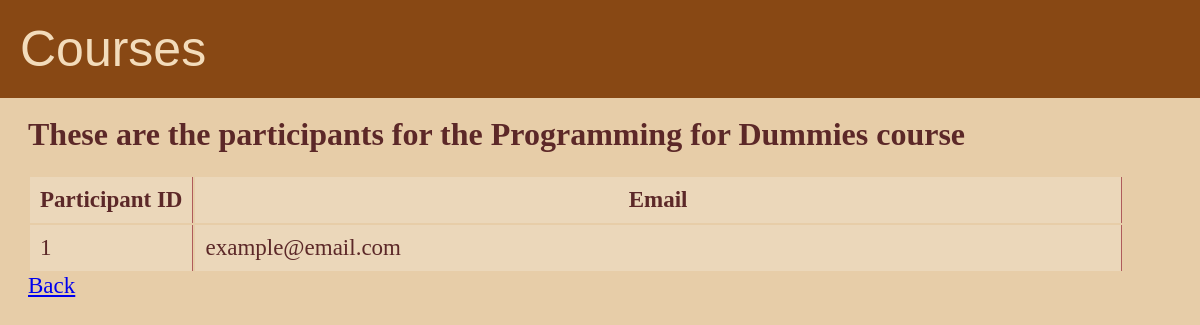
The page /status/1 on the database its author committed.
### tables this page shows
CREATE TABLE "Course" (
	"ID"	INTEGER NOT NULL PRIMARY KEY AUTOINCREMENT,
	"Name"	TEXT NOT NULL,
	"MaxPax"	INTEGER NOT NULL,
	"CurrPax"	INTEGER NOT NULL
);

CREATE TABLE "Client" (
	"ID"	INTEGER NOT NULL PRIMARY KEY AUTOINCREMENT,
	"Email"	TEXT NOT NULL
);

### web_handler.py (the view)
@app.route("/status/<int:cid>")
def status(cid):
    db = sqlite3.connect("course.db")
    com = "SELECT Client.ID, Client.Email FROM Client, ClientCourse \
        WHERE ClientCourse.ClientID = Client.ID AND ClientCourse.CourseID = {}".format(cid)
    data = db.execute(com).fetchall()
    name = db.execute("SELECT ID, Name FROM Course WHERE ID = {}".format(cid)).fetchone()
    db.close()
    return render_template("status.html", data=data, name=name)

### templates/status.html (shortened to what this page needs)
{% extends "base.html" %}
{% block content %}
<div>
    {% if data|length > 0 %}
    <h1>These are the participants for the {{name[1]}} course</h1>
    <table>
        <tr>
            <th>Participant ID</th>
            <th>Email</th>
        </tr>
        {% for entry in data %}
        <tr>
            <td>{{entry[0]}}</td>
            <td width=85%>{{entry[1]}}</td>
        </tr>
        {% endfor %}
    </table>
    {% endif %}
    <a href="{{url_for('display')}}" style="font-size: 23px;">Back</a>
</div>
{% endblock %}

### templates/base.html (style rules this page uses)
body { background-color: rgb(231, 205, 168); color: rgb(92, 40, 40); }
div { padding: 20px; padding-top: 5px; }

### templates/status.html (style rules this page uses)
table { text-align: left; }
th { text-align: center; }
th, td { border-right: 1px solid rgb(175, 91, 91); background-color: rgb(235, 215, 186); padding: 10px; font-size: 23px; margin: 15px; }

### rows shown on the page
Course: Name "Programming for Dummies"
Client: ID "1", Email "example@email.com"
